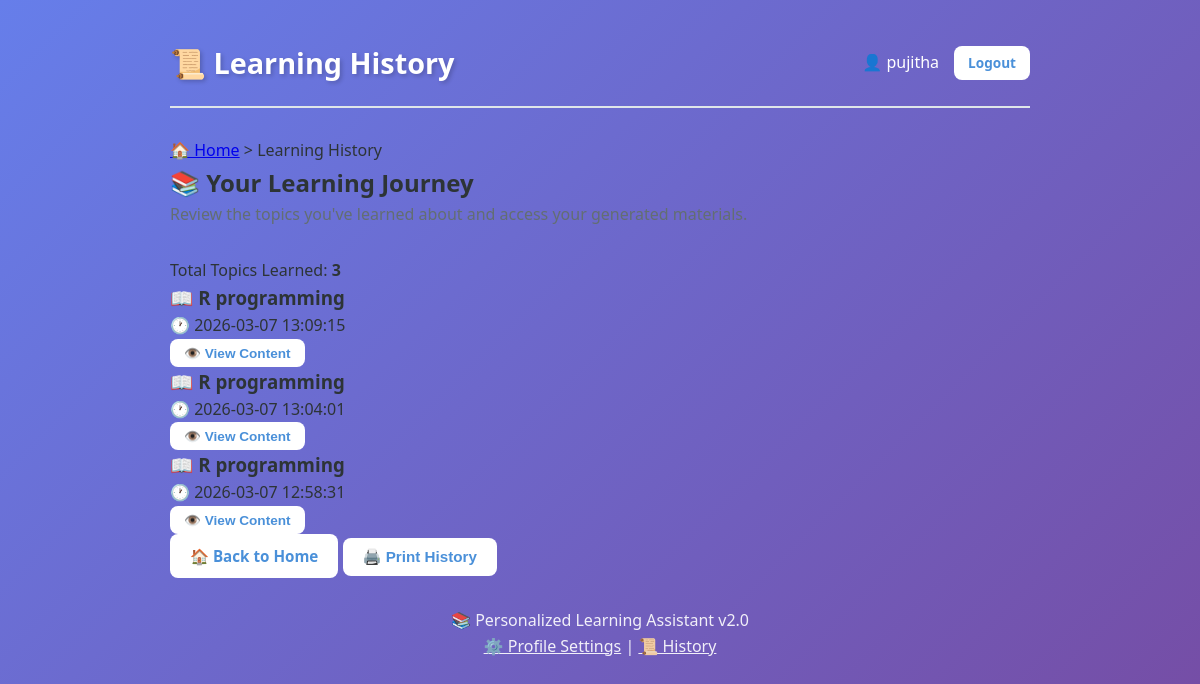
The app's page /history (signed in) with its own data.
### tables this page shows
CREATE TABLE learning_history (
            id INTEGER PRIMARY KEY AUTOINCREMENT,
            user_id INTEGER NOT NULL,
            topic TEXT NOT NULL,
            content TEXT NOT NULL,
            created_at TIMESTAMP DEFAULT CURRENT_TIMESTAMP,
            FOREIGN KEY (user_id) REFERENCES users (id)
        );

### app.py (the view)
@app.route('/history')
@login_required
def history():
    user_id = session.get('user_id')
    conn = get_db_connection()
    cursor = conn.cursor()
    cursor.execute('''
        SELECT topic, content, created_at
        FROM learning_history
        WHERE user_id = ?
        ORDER BY created_at DESC
        LIMIT 20
    ''', (user_id,))
    rows = cursor.fetchall()
    conn.close()
    history = []
    for row in rows:
        try:
            content = json.loads(row['content'])
        except (json.JSONDecodeError, TypeError):
            content = {}
        history.append({
            'topic': row['topic'],
            'content': content,
            'created_at': row['created_at']
        })
    return render_template('history.html', history=history)

### app.py (called while the page is built)
def get_db_connection():
    conn = sqlite3.connect(DATABASE)
    conn.row_factory = sqlite3.Row
    return conn

def login_required(f):
    @wraps(f)
    def decorated_function(*args, **kwargs):
        if 'user_id' not in session:
            flash('Please log in to access this page.', 'error')
            return redirect(url_for('login'))
        return f(*args, **kwargs)
    return decorated_function

### templates/history.html (shortened to what this page needs)
<!DOCTYPE html>
<html lang="en">
<head>
    <link rel="stylesheet" href="/static/style.css">
</head>
<body>
    <div class="container">
        <header>
            <h1>📜 Learning History</h1>
            <div class="user-info">
                <span>👤 {{ session.get('username') }}</span>
                <a href="/logout" class="btn btn-small">Logout</a>
            </div>
        </header>
        <main>
            <nav class="breadcrumb">
                <a href="/">🏠 Home</a> > <span>Learning History</span>
            </nav>
            <section class="history-header">
                <h2>📚 Your Learning Journey</h2>
                <p class="subtitle">Review the topics you've learned about and access your generated materials.</p>
                {% if history %}
                <p class="history-count">Total Topics Learned: <strong>{{ history|length }}</strong></p>
                {% endif %}
            </section>
            {% if history %}
            <section class="history-list">
                {% for item in history %}
                <div class="history-item">
                    <div class="history-topic">
                        <h3>📖 {{ item.topic }}</h3>
                        <span class="history-date">🕐 {{ item.created_at }}</span>
                    </div>
                    <div class="history-content">
                        <button class="btn btn-small" onclick="toggleContent('content-{{ loop.index }}')">
                            👁️ View Content
                        </button>
                    </div>
                </div>
                {% endfor %}
            </section>
            {% endif %}
            <section class="history-actions">
                <a href="/" class="btn">🏠 Back to Home</a>
                {% if history %}
                <button class="btn" onclick="window.print()">🖨️ Print History</button>
                {% endif %}
            </section>
        </main>
        <footer>
            <p>📚 Personalized Learning Assistant v2.0</p>
            <p><a href="/profile">⚙️ Profile Settings</a> | <a href="/history">📜 History</a></p>
        </footer>
    </div>
</body>
</html>

### static/style.css (style rules this page uses)
:root { --primary-color: #4a90d9; --primary-dark: #357abd; --secondary-color: #6c5ce7; --success-color: #00b894; --error-color: #d63031; --warning-color: #fdcb6e; --background: linear-gradient(135deg, #667eea 0%, #764ba2 100%); --card-bg: #ffffff; --text-color: #2d3436; --text-light: #636e72; --border-color: #dfe6e9; --shadow: 0 10px 40px rgba(0, 0, 0, 0.1); --shadow-hover: 0 15px 50px rgba(0, 0, 0, 0.15); }
* { margin: 0; padding: 0; box-sizing: border-box; }
body { font-family: 'Segoe UI', Tahoma, Geneva, Verdana, sans-serif; background: var(--background); min-height: 100vh; color: var(--text-color); line-height: 1.6; }
.container { max-width: 900px; margin: 0 auto; padding: 20px; }
header { display: flex; justify-content: space-between; align-items: center; padding: 20px 0; margin-bottom: 30px; border-bottom: 2px solid var(--border-color); animation: slideInDown 0.5s ease-out; }
header h1 { font-size: 1.8rem; color: white; text-shadow: 2px 2px 4px rgba(0, 0, 0, 0.2); }
.user-info { display: flex; align-items: center; gap: 15px; color: white; font-weight: 500; }
.btn { display: inline-block; padding: 10px 20px; background: white; color: var(--primary-color); text-decoration: none; border-radius: 8px; font-weight: 600; transition: all 0.3s ease; border: none; cursor: pointer; font-size: 0.95rem; }
.btn-small { padding: 6px 14px; font-size: 0.85rem; }
.subtitle { color: var(--text-light); margin-bottom: 30px; }
footer { text-align: center; padding: 30px 0; color: white; opacity: 0.9; }
footer a { color: white; text-decoration: underline; }

### records on screen
learning_history: topic "R programming", created_at "2026-03-07 13:09:15"
learning_history: topic "R programming", created_at "2026-03-07 13:04:01"
learning_history: topic "R programming", created_at "2026-03-07 12:58:31"

### other values on screen
{{ session.get('username') }} "pujitha"
{{ history|length }} "3"
